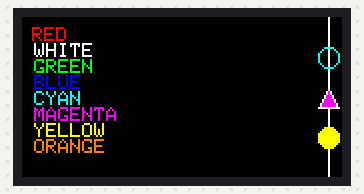
Simulated run of this sketch. Board: Arduino Uno, built with avr-gcc and run on an emulated ATmega328P. On the bench: 160×80 colour display.

Above: at 0.2 s.

The sketch:

TFT_0-96_01.ino
```cpp
#include <Adafruit_GFX.h>    // Core graphics library
#include <Adafruit_ST7735.h> // Hardware-specific library
#include <SPI.h>

//Arduino Uno/Nano Pins:
//GND = GND
//VCC = 5v
//DC = 8
//RES = 9
//CS = 10
//SDA = 11
//SCL = 13

#define TFT_CS     10
#define TFT_RST    9
#define TFT_DC     8
Adafruit_ST7735 tft = Adafruit_ST7735(TFT_CS, TFT_DC, TFT_RST);

void setup(void) {

  tft.initR(INITR_MINI160x80); //Initializes ST7735.
  //Please note that use of 'MINI160x80' displays cyan instead of yellow and vice versa.

  tft.setRotation(3);
  tft.fillScreen(ST7735_BLACK);
  tft.setCursor(5, 5);
  tft.setTextColor(ST7735_RED);
  tft.setTextSize(1);
  //tft.println("Welcome to");
  tft.println("RED");
  tft.setTextColor(ST7735_WHITE);
  tft.println(" WHITE");
  tft.setTextColor(ST7735_GREEN);
  tft.println(" GREEN");
  tft.setTextColor(ST7735_BLUE);
  tft.println(" BLUE");
  tft.setTextColor(ST7735_CYAN);
  tft.println(" CYAN");
  tft.setTextColor(ST7735_MAGENTA);
  tft.println(" MAGENTA");
  tft.setTextColor(ST7735_YELLOW);
  tft.println(" YELLOW");
  tft.setTextColor(ST7735_ORANGE);
  tft.println(" ORANGE");
  /*
  tft.setCursor(5, 20);
  tft.setTextColor(ST7735_GREEN);
  tft.setTextSize(2);
  tft.println("Karen's");
  tft.setCursor(5, 38);
  tft.setTextColor(ST7735_BLUE);
  tft.setTextSize(3);
  tft.print("e-Shop");
  */
  tft.drawLine(153, 0, 153, 79, ST7735_WHITE);
  tft.drawCircle(153, 20, 5, ST7735_CYAN);
  tft.fillTriangle(153, 35, 148, 45, 158, 45, ST7735_MAGENTA);
  tft.drawTriangle(153, 35, 148, 45, 158, 45, ST7735_WHITE);
  tft.fillCircle(153, 60, 5, ST7735_YELLOW);
}

void loop()

{

}
```
